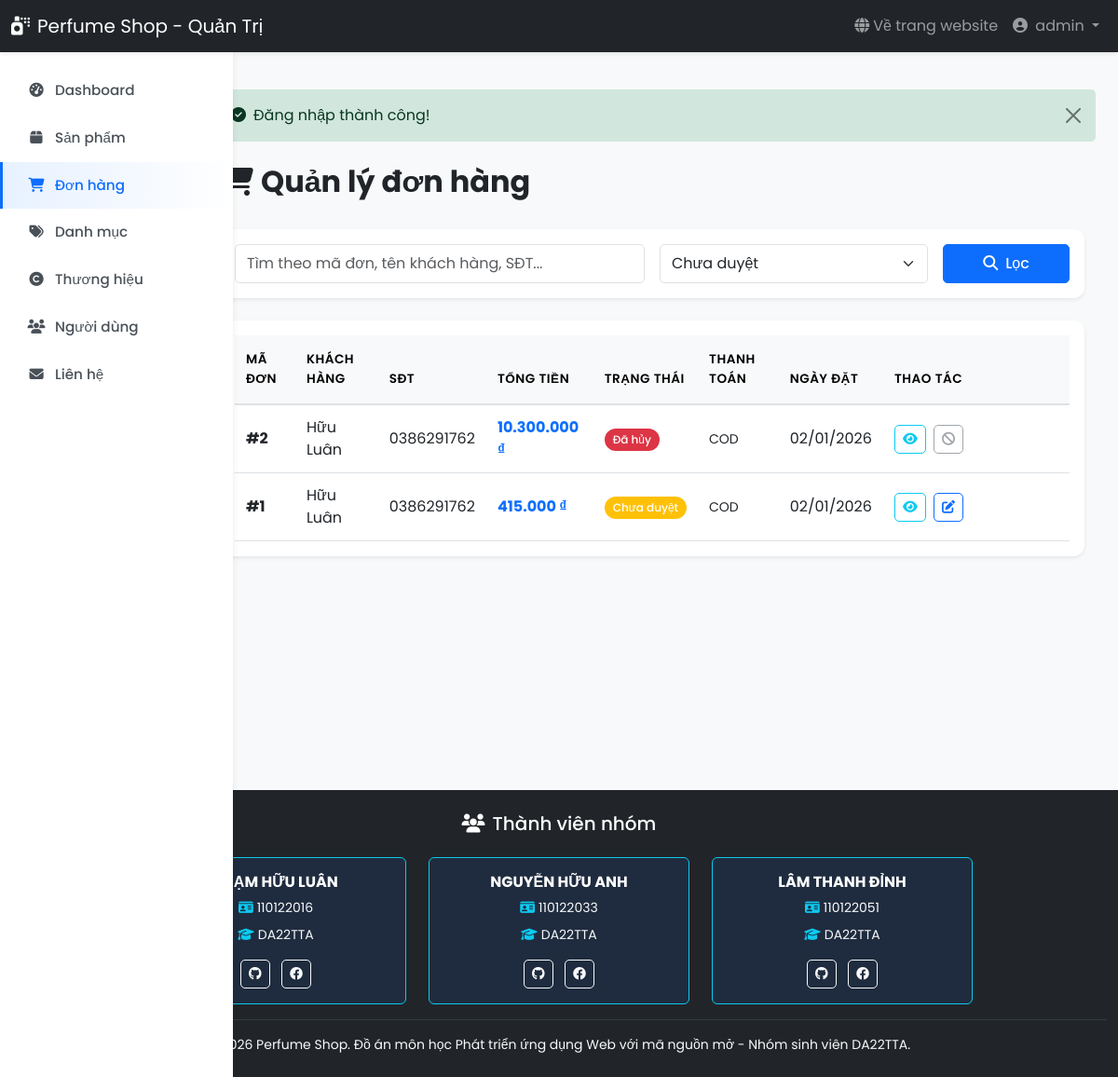
The app's page /views/admin/orders/index.php (signed in) with its own data.
### tables this page shows
CREATE TABLE `don_hang` (
  `id` int(11) NOT NULL,
  `id_nguoi_dung` int(11) DEFAULT NULL,
  `ho_ten_nguoi_nhan` varchar(150) DEFAULT NULL,
  `so_dien_thoai_nhan` varchar(20) DEFAULT NULL,
  `dia_chi_giao_hang` text DEFAULT NULL,
  `tong_tien` decimal(12,2) DEFAULT NULL,
  `trang_thai` int(20) NOT NULL DEFAULT 0,
  `ngay_dat` datetime DEFAULT current_timestamp(),
  `ngay_xoa` datetime DEFAULT NULL
);

### models/Order.php (called while the page is built, shortened)
<?php
class Order {
    private $conn;
    private $table = 'don_hang';
    public function __construct() {
        $database = new Database();
        $this->conn = $database->connect();
    }
    public function getAll($filters = [], $limit = ORDERS_PER_PAGE, $offset = 0) {
        $query = "SELECT dh.*, nd.username, nd.email
                  FROM {$this->table} dh
                  LEFT JOIN nguoi_dung nd ON dh.id_nguoi_dung = nd.id
                  WHERE dh.ngay_xoa IS NULL";
        $params = [];
        $types = "";
        $query .= " ORDER BY dh.ngay_dat DESC LIMIT ? OFFSET ?";
        $params[] = $limit;
        $params[] = $offset;
        $types .= "ii";
        $stmt = $this->conn->prepare($query);
        if (!empty($params)) {
            $stmt->bind_param($types, ...$params);
        }
        $stmt->execute();
        return $stmt->get_result()->fetch_all(MYSQLI_ASSOC);
    }
}
?>

### config/database.php (called while the page is built, shortened)
<?php
class Database {
    private $host = DB_HOST;
    private $user = DB_USER;
    private $pass = DB_PASS;
    private $dbname = DB_NAME;
    public function connect() {
        $this->conn = null;
        try {
            $this->conn = new mysqli($this->host, $this->user, $this->pass, $this->dbname);
            $this->conn->set_charset("utf8mb4");
        } catch (Exception $e) {
            echo "Lỗi kết nối: " . $e->getMessage();
        }
        return $this->conn;
    }
}
?>

### helpers/functions.php (called while the page is built, shortened)
<?php
function format_currency($amount) {
    return number_format($amount, 0, ',', '.') . ' ₫';
}
function format_date($date) {
    return date('d/m/Y', strtotime($date));
}
?>

### views/admin/orders/index.php (the view, shortened to what this page needs)
<?php
require_once __DIR__ . '/../../../helpers/functions.php';
require_once __DIR__ . '/../../../models/Order.php';
$orderModel = new Order();
$filters = [
    'status' => $_GET['status'] ?? null,
    'search' => $_GET['search'] ?? null
];
$page = isset($_GET['page']) ? max(1, intval($_GET['page'])) : 1;
$limit = ORDERS_PER_PAGE;
$offset = ($page - 1) * $limit;
$orders = $orderModel->getAll($filters, $limit, $offset);
include __DIR__ . '/../layout/header.php';
?>
<div class="container-fluid my-4">
    <div class="d-flex justify-content-between align-items-center mb-4">
        <h2 class="fw-bold"><i class="fas fa-shopping-cart me-2"></i>Quản lý đơn hàng</h2>
    </div>
    <div class="card border-0 shadow-sm mb-4">
        <div class="card-body">
            <form method="GET" class="row g-3">
                <div class="col-md-6">
                    <input type="text" class="form-control" name="search"
                           placeholder="Tìm theo mã đơn, tên khách hàng, SĐT..."
                           value="<?php echo htmlspecialchars($filters['search'] ?? ''); ?>">
                </div>
                <div class="col-md-4">
                    <select name="status" class="form-select">
                        <option value="<?php echo ORDER_STATUS_PENDING; ?>" <?php echo ($filters['status'] == ORDER_STATUS_PENDING) ? 'selected' : ''; ?>>Chưa duyệt</option>
                    </select>
                </div>
                <div class="col-md-2">
                    <button type="submit" class="btn btn-primary w-100">
                        <i class="fas fa-search me-2"></i>Lọc
                    </button>
                </div>
            </form>
        </div>
    </div>
    <div class="card border-0 shadow-sm">
        <div class="card-body">
            <?php if (empty($orders)): ?>
            <div class="text-center py-5 text-muted">
                <i class="fas fa-receipt fa-3x mb-3"></i>
                <p>Chưa có đơn hàng nào</p>
            </div>
            <?php else: ?>
            <div class="table-responsive">
                <table class="table table-hover align-middle">
                    <thead class="table-light">
                        <tr>
                            <th>Mã đơn</th>
                            <th>Khách hàng</th>
                            <th>SĐT</th>
                            <th>Tổng tiền</th>
                            <th>Trạng thái</th>
                            <th>Thanh toán</th>
                            <th>Ngày đặt</th>
                            <th width="200">Thao tác</th>
                        </tr>
                    </thead>
                    <tbody>
                        <?php foreach ($orders as $order): ?>
                        <tr>
                            <td><strong>#<?php echo $order['id']; ?></strong></td>
                            <td><?php echo htmlspecialchars($order['ho_ten_nguoi_nhan'] ?? ''); ?></td>
                            <td><?php echo htmlspecialchars($order['so_dien_thoai_nhan'] ?? ''); ?></td>
                            <td><strong class="text-primary"><?php echo format_currency($order['tong_tien']); ?></strong></td>
                            <td>
                                <?php
                                $status = (int)$order['trang_thai'];
                                $badge = 'secondary';
                                $text = 'Không xác định';
                                switch($status) {
                                    case ORDER_STATUS_PENDING: $badge = 'warning'; $text = 'Chưa duyệt'; break;
                                    case ORDER_STATUS_CANCELLED: $badge = 'danger'; $text = 'Đã hủy'; break;
                                }
                                ?>
                                <span class="badge bg-<?php echo $badge; ?>"><?php echo $text; ?></span>
                            </td>
                            <td><small><?php echo htmlspecialchars($order['phuong_thuc_thanh_toan'] ?? 'COD'); ?></small></td>
                            <td><?php echo format_date($order['ngay_dat']); ?></td>
                            <td>
                                <button class="btn btn-sm btn-outline-info view-order me-1"
                                        data-id="<?php echo $order['id']; ?>"
                                        title="Xem chi tiết">
                                    <i class="fas fa-eye"></i>
                                </button>
                                <?php if ($status !== ORDER_STATUS_CANCELLED && $status !== ORDER_STATUS_COMPLETED): ?>
                                <button class="btn btn-sm btn-outline-primary update-status"
                                        data-id="<?php echo $order['id']; ?>"
                                        title="Cập nhật trạng thái">
                                    <i class="fas fa-edit"></i>
                                </button>
                                <?php else: ?>
                                <button class="btn btn-sm btn-outline-secondary" disabled title="Không thể cập nhật">
                                    <i class="fas fa-ban"></i>
                                </button>
                                <?php endif; ?>
                            </td>
                        </tr>
                        <?php endforeach; ?>
                    </tbody>
                </table>
            </div>
            <?php endif; ?>
        </div>
    </div>
</div>
<?php include __DIR__ . '/../layout/footer.php'; ?>

### assets/css/admin.css (style rules this page uses)
* { margin: 0; padding: 0; box-sizing: border-box; }
body { font-family: 'Poppins', sans-serif; background-color: #f8f9fa; overflow-x: hidden; }
.table { margin-bottom: 0; }
.table thead th { background-color: #f8f9fa; border-bottom: 2px solid #dee2e6; font-weight: 600; text-transform: uppercase; font-size: 0.85rem; letter-spacing: 0.5px; padding: 1rem 0.75rem; }
.table tbody tr { transition: background-color 0.2s; }
.table tbody td { padding: 0.75rem; vertical-align: middle; }
.badge { padding: 0.5em 0.75em; font-weight: 500; border-radius: 20px; }
.btn { padding: 0.5rem 1rem; border-radius: 5px; font-weight: 500; transition: all 0.3s; }
.btn-sm { padding: 0.25rem 0.5rem; font-size: 0.875rem; }
.form-control, .form-select { border-radius: 5px; border: 1px solid #dee2e6; padding: 0.5rem 0.75rem; transition: border-color 0.3s, box-shadow 0.3s; }

### views/admin/layout/header.php (style rules this page uses)
body { font-family: 'Poppins', sans-serif; background: #f8f9fa; }
.card { border-radius: 12px; transition: transform 0.2s; }

### records on screen
don_hang: id "2", ho_ten_nguoi_nhan "Hữu Luân", so_dien_thoai_nhan "0386291762", tong_tien "10.300.000 ₫", trang_thai "Đã hủy", phuong_thuc_thanh_toan "COD", ngay_dat "02/01/2026"
don_hang: id "1", ho_ten_nguoi_nhan "Hữu Luân", so_dien_thoai_nhan "0386291762", tong_tien "415.000 ₫", trang_thai "Chưa duyệt", phuong_thuc_thanh_toan "COD", ngay_dat "02/01/2026"

### other values on screen
$_SESSION['success'] "Đăng nhập thành công!"
